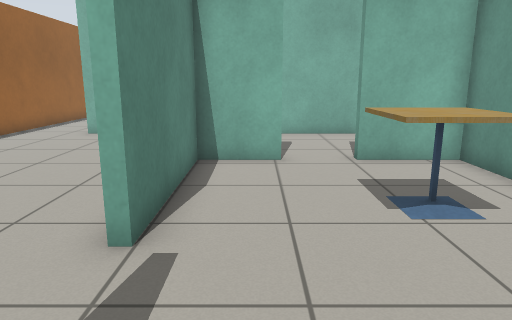
View 1 (above)

18 first-person views from a walk through a world built for the Gazebo simulator. The camera is 1 m above the floor, tilts 12° down and sees 70° across. The floor is counted in squares, 0.5 m on a side. Each view is taken from the middle of a square. On the plan, view 1 faces up. The plan holds only what a view shows up to about 19 squares ahead; the rest is blank.

View 2
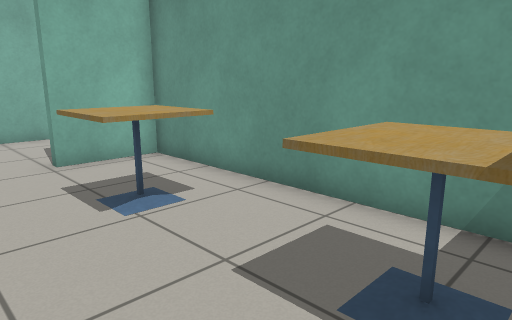

View 3
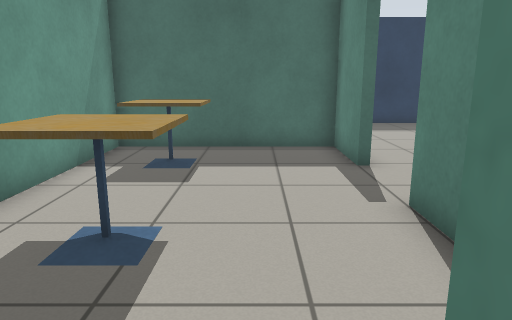

View 4
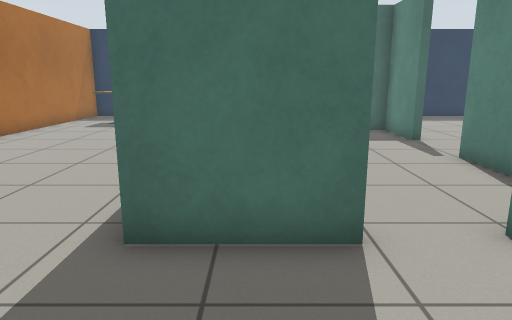

View 5
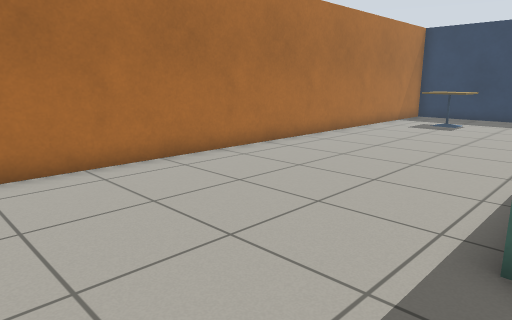

View 6
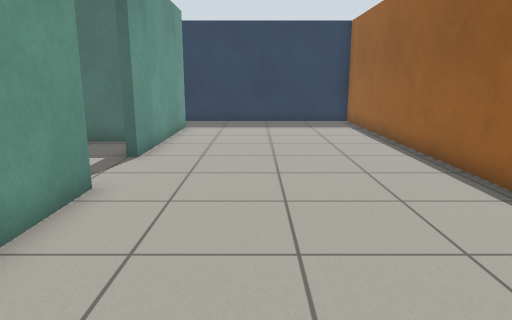

View 7
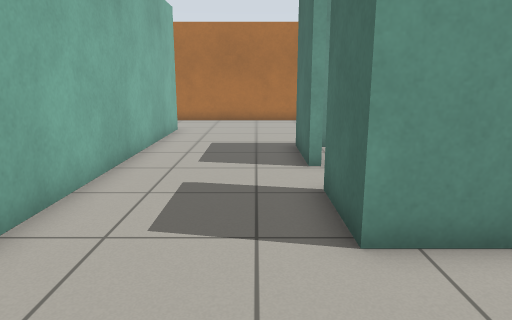

View 8
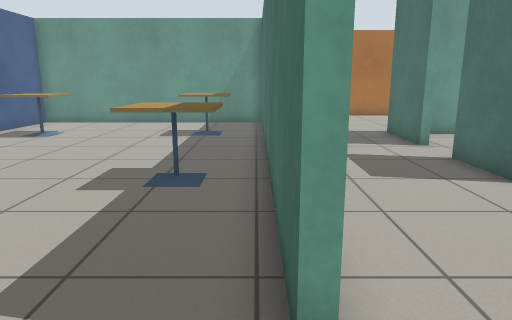

View 9
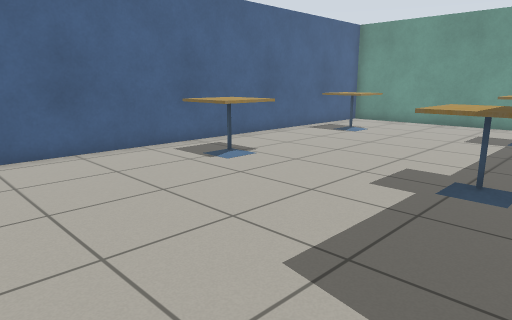

View 10
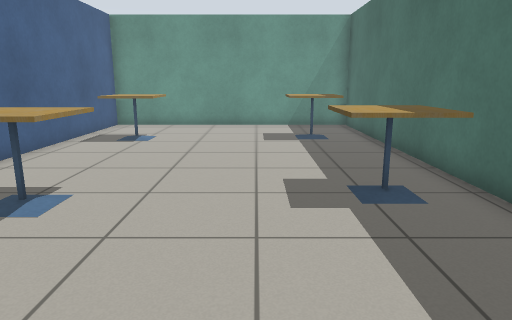

View 11
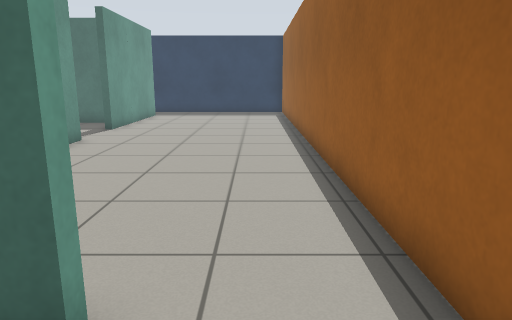

View 12
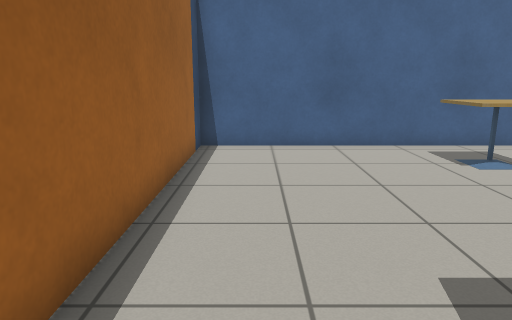

View 13
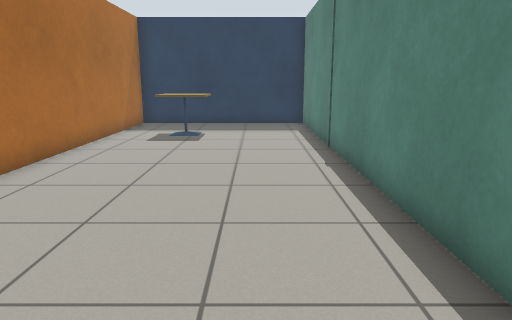

View 14
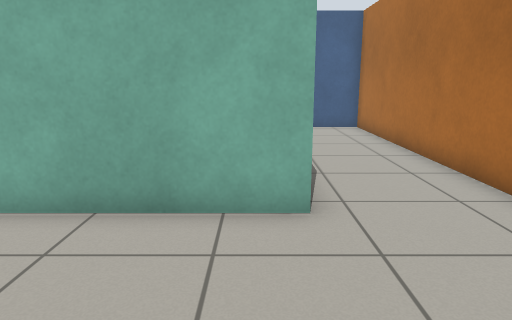

View 15
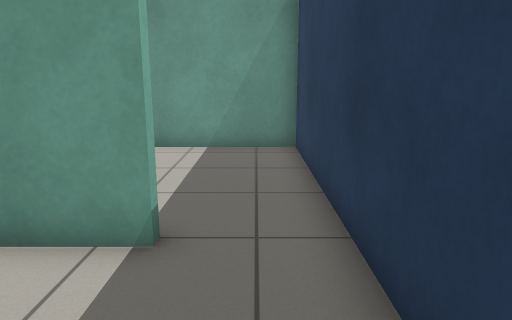

View 16
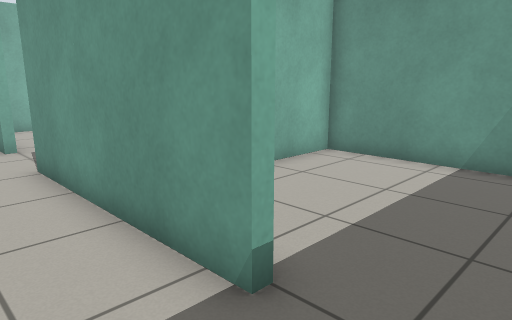

View 17
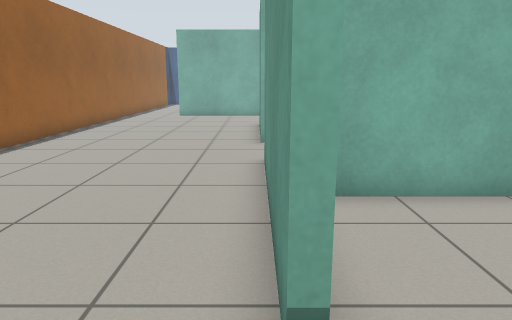

View 18
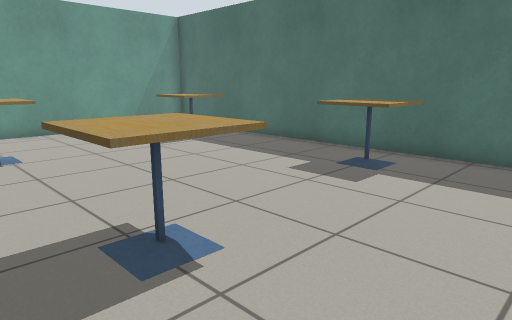

### Floor plan
Ten units are one square. View 1 is at (0, 0); x grows to the right and y downward. Boxes are objects, and circles mark ways between rooms. Rooms are numbered by the first view taken in them; rooms with no view inside come last. Other rooms are left out.
<svg viewBox="-103 -261 244 349">
<path fill="none" stroke="#000" d="M-18 -13 -15 -13 -15 14 54 14 54 -94 26 -94M7 -94 -15 -94 -15 -41M57 -70 57 83 136 83 136 -256 115 -256M26 -97 57 -97M99 -144 -14 -144M-18 -97 7 -97M-18 -41 -18 -97M-18 57 -18 -13M-63 -144 -68 -144M-98 -144 -98 83 -26 83M-68 -147 95 -147 95 -256 -98 -256 -98 -144M-14 57 -18 57M-26 83 54 83 54 17 -6 17"/>
<rect x="15" y="-25" width="30" height="30" fill="#bbb"><title>cafe table</title></rect>
<rect x="15" y="-65" width="30" height="20" fill="#bbb"><title>cafe table</title></rect>
<rect x="95" y="35" width="20" height="20" fill="#bbb"><title>cafe table</title></rect>
<rect x="-35" y="-245" width="20" height="30" fill="#bbb"><title>cafe table</title></rect>
<rect x="-25" y="-175" width="20" height="20" fill="#bbb"><title>cafe table</title></rect>
<rect x="35" y="-245" width="30" height="20" fill="#bbb"><title>cafe table</title></rect>
<rect x="45" y="-185" width="20" height="30" fill="#bbb"><title>cafe table</title></rect>
<circle cx="15" cy="-100" r="3" fill="#2a7"/>
<circle cx="-20" cy="-30" r="3" fill="#2a7"/>
<circle cx="-18" cy="-125" r="3" fill="#2a7"/>
<circle cx="-80" cy="-150" r="3" fill="#2a7"/>
<circle cx="-20" cy="70" r="3" fill="#2a7"/>
<text x="20" y="-40">1</text>
<text x="90" y="-70">2</text>
<text x="-60" y="-30">3</text>
<text x="0" y="-200">4</text>
<text x="20" y="50">5</text>
</svg>
Room 1 opens to room 2. Room 1 opens to room 3. Room 2 opens to room 3. Room 3 opens to room 4. Room 3 opens to room 5.

Where each view was taken, in squares from view 1:
view 1: 0 up, 0 right, facing up
view 2: 0 up, 0 right, facing up-right
view 3: 10 up, 1 right, facing down
view 4: 14 up, 4 right, facing down
view 5: 14 up, 5 right, facing down-right
view 6: 11 up, 5 left, facing down
view 7: 11 up, 6 left, facing right
view 8: 15 up, 9 left, facing right
view 9: 15 up, 9 left, facing up-right
view 10: 19 up, 8 left, facing right
view 11: 17 up, 8 left, facing down
view 12: 14 up, 8 left, facing up
view 13: 10 up, 8 right, facing down
view 14: 9 up, 9 right, facing up
view 15: 7 down, 6 left, facing right
view 16: 8 down, 4 left, facing up-right
view 17: 8 down, 2 left, facing up
view 18: 25 up, 6 left, facing down-right
